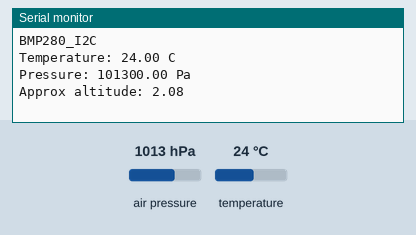
This sketch was run on a simulated Arduino Uno, built with avr-gcc and run on an emulated ATmega328P. Parts: the last lines printed to the serial monitor. The inputs (shaded band) are chosen by the test bench; at power-on: air pressure 1013 hPa, temperature 24 °C.

Above: at 1.2 s.
1.3 s: air pressure set to 952 hPa
At 2.7 s:
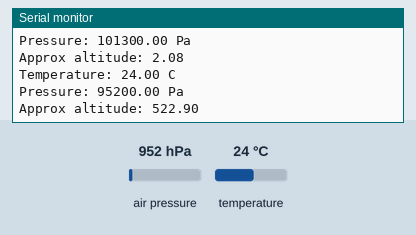
3.6 s: temperature set to 12 °C
At 4.4 s:
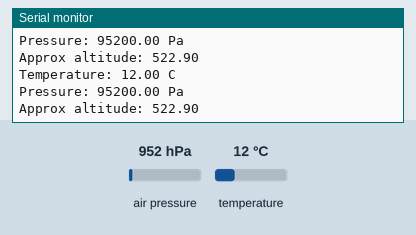
5.9 s: air pressure set to 975 hPa
At 7.3 s:
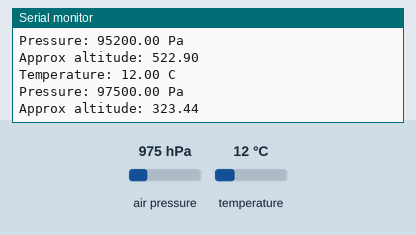
Timing chart, 0 to 8.9 s (numbered marks = the images above; inputs shaded):
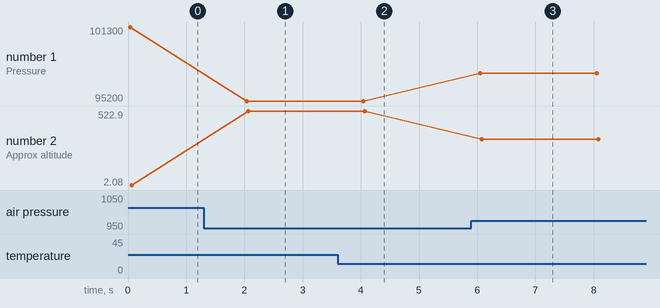

The sketch:

BMP280_SPI.ino
```cpp
/******************************************************
* Name: BMP280_SPI
* Description: Use the SPI interface of BMP280 to detect temperature, air pressure and sea-level height
* Connection:
  BMP280            Uno/MEGA2560
   VCC                   5V
   GND                   GND
   SCK              13 /Pin52 mega2560
   SDO              12 /Pin50 mega2560
   SDI              11 /Pin51 mega2560
   CS               10 /Pin53 mega2560
*********************************************************/
#include <SPI.h>
#include <Adafruit_BMP280.h>

#define BMP_SCK 13
#define BMP_SDO 12
#define BMP_SDI 11
#define BMP_CS 10

//Adafruit_BMP280 bmp280(BMP_CS); // hardware SPI
Adafruit_BMP280 bmp280(BMP_CS, BMP_SDI, BMP_SDO,  BMP_SCK); //Define each pin of the SPI port


void setup() {
  Serial.begin(9600);  //Set the baud rate of serial monitor as 9600bps
  Serial.println(F("BMP280_I2C"));//print BMP280_I2C on serial monitor

  if (!bmp280.begin()) //if bmp280.begin()==0, it means bmp280 initialization fails.
  {
    Serial.println(F("Could not find a valid BMP280 sensor, check wiring!"));
    while (1);//Infinite loop, no stop until the initialization succeeds.
  }
}

void loop() {
  Serial.print(F("Temperature: "));
  Serial.print(bmp280.readTemperature()); //Print the temperature read
  Serial.println(" C"); //Unit of the temperature but ℃ cannot be shown completely

  Serial.print(F("Pressure: "));
  Serial.print(bmp280.readPressure()); //Print the air pressure on serial monitor
  Serial.println(" Pa");

  Serial.print(F("Approx altitude: ")); //
  Serial.print(bmp280.readAltitude(1013.25)); // Print the altitude. It should be consistent with your local atmospheric pressure.
//  Serial.println(" m");

  Serial.println();
  delay(2000);
}
```

Measured:
- after the input at 1.3 s, the serial monitor: prints a new line after 0.74 s (image 1)
- after the input at 3.6 s, the serial monitor: prints a new line after 0.42 s (image 2)
- after the input at 5.9 s, the serial monitor: prints a new line after 0.15 s (image 3)
- plotted number 1: 101300 → 95200 after the input at 1.3 s, 95200 → 97500 after the input at 5.9 s
- plotted number 2: 2.08 → 522.9 after the input at 1.3 s, 522.9 → 323.44 after the input at 5.9 s
